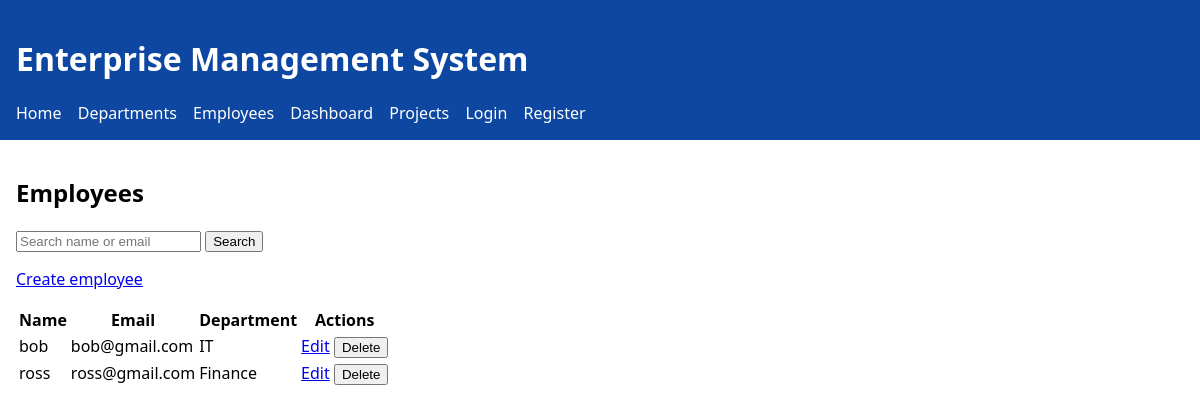
/employees/, run on the app's committed database.
### app/models.py (models this page shows)
class Employee(db.Model):
    id = db.Column(db.Integer, primary_key=True)
    name = db.Column(db.String(120), nullable=False)
    email = db.Column(db.String(120), unique=True)
    department_id = db.Column(db.Integer, db.ForeignKey('department.id'))
    department = db.relationship('Department', backref=db.backref('employees', lazy=True))

class Department(db.Model):
    id = db.Column(db.Integer, primary_key=True)
    name = db.Column(db.String(120), unique=True, nullable=False)
    description = db.Column(db.Text)

### app/blueprints/employees/routes.py (the view)
@bp.route('/')
def list_employees():
    q = request.args.get('q', '').strip()
    query = Employee.query
    if q:
        query = query.filter((Employee.name.ilike(f'%{q}%')) | (Employee.email.ilike(f'%{q}%')))
    items = query.order_by(Employee.name.asc()).all()
    return render_template('employees/list.html', items=items, q=q)

### app/templates/employees/list.html
{% extends "base.html" %}
{% block content %}
<section>
  <h2>Employees</h2>
  <form method="get" style="margin-bottom:12px">
    <input name="q" placeholder="Search name or email" value="{{ q }}">
    <button type="submit">Search</button>
  </form>
  <p><a href="{{ url_for('employees.create_employee') }}">Create employee</a></p>
  {% if items %}
  <table>
    <thead>
      <tr><th>Name</th><th>Email</th><th>Department</th><th>Actions</th></tr>
    </thead>
    <tbody>
      {% for e in items %}
      <tr>
        <td>{{ e.name }}</td>
        <td>{{ e.email or '' }}</td>
        <td>{{ e.department.name if e.department else '' }}</td>
        <td>
          <a href="{{ url_for('employees.edit_employee', id=e.id) }}">Edit</a>
          <form action="{{ url_for('employees.delete_employee', id=e.id) }}" method="post" style="display:inline">
            <button type="submit">Delete</button>
          </form>
        </td>
      </tr>
      {% endfor %}
    </tbody>
  </table>
  {% else %}
  <p>No employees yet.</p>
  {% endif %}
</section>
{% endblock %}

### app/static/css/app.css (style rules this page uses)
body { font-family: system-ui, -apple-system, Segoe UI, Roboto, Arial, sans-serif; margin: 0; padding: 0; }

### data on the page
Employee: name "bob", email "bob@gmail.com", department "IT"
Employee: name "ross", email "ross@gmail.com", department "Finance"
